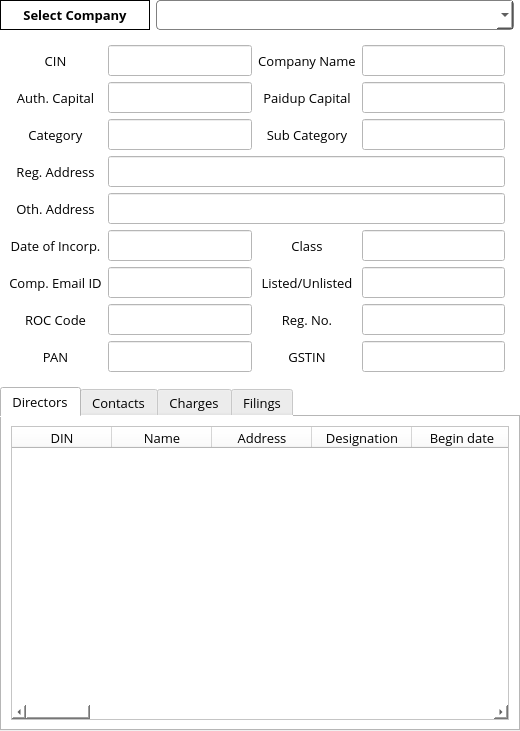
<?xml version="1.0" encoding="UTF-8"?>
<ui version="4.0">
 <class>Form</class>
 <widget class="QWidget" name="Form">
  <property name="windowModality">
   <enum>Qt::ApplicationModal</enum>
  </property>
  <property name="geometry">
   <rect>
    <x>0</x>
    <y>0</y>
    <width>520</width>
    <height>731</height>
   </rect>
  </property>
  <property name="sizePolicy">
   <sizepolicy hsizetype="Expanding" vsizetype="Expanding">
    <horstretch>0</horstretch>
    <verstretch>0</verstretch>
   </sizepolicy>
  </property>
  <property name="windowTitle">
   <string>Form</string>
  </property>
  <property name="styleSheet">
   <string notr="true">background-color: rgb(255, 255, 255);</string>
  </property>
  <layout class="QGridLayout" name="gridLayout" columnstretch="0,0" columnminimumwidth="0,0">
   <property name="sizeConstraint">
    <enum>QLayout::SetDefaultConstraint</enum>
   </property>
   <property name="leftMargin">
    <number>0</number>
   </property>
   <property name="topMargin">
    <number>0</number>
   </property>
   <property name="rightMargin">
    <number>0</number>
   </property>
   <property name="bottomMargin">
    <number>0</number>
   </property>
   <item row="0" column="0">
    <widget class="QWidget" name="widget" native="true">
     <property name="sizePolicy">
      <sizepolicy hsizetype="Expanding" vsizetype="Expanding">
       <horstretch>0</horstretch>
       <verstretch>0</verstretch>
      </sizepolicy>
     </property>
     <property name="minimumSize">
      <size>
       <width>0</width>
       <height>30</height>
      </size>
     </property>
     <property name="maximumSize">
      <size>
       <width>16777215</width>
       <height>30</height>
      </size>
     </property>
     <property name="font">
      <font>
       <family>Open Sans</family>
       <pointsize>10</pointsize>
       <stylestrategy>PreferAntialias</stylestrategy>
      </font>
     </property>
     <layout class="QGridLayout" name="gridLayout_3">
      <property name="leftMargin">
       <number>0</number>
      </property>
      <property name="topMargin">
       <number>0</number>
      </property>
      <property name="rightMargin">
       <number>0</number>
      </property>
      <property name="bottomMargin">
       <number>0</number>
      </property>
      <item row="0" column="1">
       <widget class="QComboBox" name="CompanySelect">
        <property name="sizePolicy">
         <sizepolicy hsizetype="Preferred" vsizetype="Preferred">
          <horstretch>0</horstretch>
          <verstretch>0</verstretch>
         </sizepolicy>
        </property>
        <property name="minimumSize">
         <size>
          <width>0</width>
          <height>0</height>
         </size>
        </property>
        <property name="font">
         <font>
          <family>Open Sans</family>
          <pointsize>10</pointsize>
          <stylestrategy>PreferAntialias</stylestrategy>
         </font>
        </property>
        <property name="styleSheet">
         <string notr="true">border: 1px solid gray;
border-radius: 4px;
padding: 1px 1px 1px 3px;</string>
        </property>
        <property name="sizeAdjustPolicy">
         <enum>QComboBox::AdjustToContents</enum>
        </property>
        <property name="frame">
         <bool>true</bool>
        </property>
       </widget>
      </item>
      <item row="0" column="0">
       <widget class="QLabel" name="label">
        <property name="sizePolicy">
         <sizepolicy hsizetype="Expanding" vsizetype="Expanding">
          <horstretch>0</horstretch>
          <verstretch>0</verstretch>
         </sizepolicy>
        </property>
        <property name="minimumSize">
         <size>
          <width>0</width>
          <height>30</height>
         </size>
        </property>
        <property name="maximumSize">
         <size>
          <width>150</width>
          <height>16777215</height>
         </size>
        </property>
        <property name="font">
         <font>
          <family>Open Sans</family>
          <pointsize>10</pointsize>
          <weight>75</weight>
          <bold>true</bold>
          <stylestrategy>PreferAntialias</stylestrategy>
         </font>
        </property>
        <property name="frameShape">
         <enum>QFrame::Box</enum>
        </property>
        <property name="text">
         <string>Select Company</string>
        </property>
        <property name="alignment">
         <set>Qt::AlignCenter</set>
        </property>
       </widget>
      </item>
     </layout>
    </widget>
   </item>
   <item row="1" column="0">
    <widget class="QWidget" name="widget_2" native="true">
     <property name="sizePolicy">
      <sizepolicy hsizetype="Expanding" vsizetype="Expanding">
       <horstretch>0</horstretch>
       <verstretch>0</verstretch>
      </sizepolicy>
     </property>
     <property name="font">
      <font>
       <pointsize>10</pointsize>
      </font>
     </property>
     <layout class="QGridLayout" name="gridLayout_2">
      <item row="2" column="3">
       <widget class="QLabel" name="subcategory">
        <property name="font">
         <font>
          <family>Open Sans</family>
          <pointsize>10</pointsize>
          <stylestrategy>PreferAntialias</stylestrategy>
         </font>
        </property>
        <property name="text">
         <string>Sub Category</string>
        </property>
        <property name="alignment">
         <set>Qt::AlignCenter</set>
        </property>
       </widget>
      </item>
      <item row="7" column="2">
       <widget class="QLineEdit" name="fill_ROC">
        <property name="sizePolicy">
         <sizepolicy hsizetype="Expanding" vsizetype="Expanding">
          <horstretch>0</horstretch>
          <verstretch>0</verstretch>
         </sizepolicy>
        </property>
        <property name="font">
         <font>
          <family>Open Sans</family>
          <pointsize>10</pointsize>
          <stylestrategy>PreferAntialias</stylestrategy>
         </font>
        </property>
        <property name="text">
         <string/>
        </property>
        <property name="readOnly">
         <bool>true</bool>
        </property>
       </widget>
      </item>
      <item row="8" column="0">
       <widget class="QLabel" name="PanLabel">
        <property name="font">
         <font>
          <family>Open Sans</family>
          <pointsize>10</pointsize>
          <stylestrategy>PreferAntialias</stylestrategy>
         </font>
        </property>
        <property name="text">
         <string>PAN</string>
        </property>
        <property name="alignment">
         <set>Qt::AlignCenter</set>
        </property>
       </widget>
      </item>
      <item row="1" column="4">
       <widget class="QLineEdit" name="fill_paidup">
        <property name="sizePolicy">
         <sizepolicy hsizetype="Expanding" vsizetype="Expanding">
          <horstretch>0</horstretch>
          <verstretch>0</verstretch>
         </sizepolicy>
        </property>
        <property name="font">
         <font>
          <family>Open Sans</family>
          <pointsize>10</pointsize>
          <stylestrategy>PreferAntialias</stylestrategy>
         </font>
        </property>
        <property name="text">
         <string/>
        </property>
        <property name="readOnly">
         <bool>true</bool>
        </property>
       </widget>
      </item>
      <item row="8" column="2">
       <widget class="QLineEdit" name="PanFill">
        <property name="sizePolicy">
         <sizepolicy hsizetype="Expanding" vsizetype="Expanding">
          <horstretch>0</horstretch>
          <verstretch>0</verstretch>
         </sizepolicy>
        </property>
        <property name="font">
         <font>
          <family>Open Sans</family>
          <pointsize>10</pointsize>
          <stylestrategy>PreferAntialias</stylestrategy>
         </font>
        </property>
        <property name="readOnly">
         <bool>true</bool>
        </property>
       </widget>
      </item>
      <item row="1" column="0">
       <widget class="QLabel" name="AuthCapital">
        <property name="font">
         <font>
          <family>Open Sans</family>
          <pointsize>10</pointsize>
          <stylestrategy>PreferAntialias</stylestrategy>
         </font>
        </property>
        <property name="text">
         <string>Auth. Capital</string>
        </property>
        <property name="alignment">
         <set>Qt::AlignCenter</set>
        </property>
       </widget>
      </item>
      <item row="8" column="4">
       <widget class="QLineEdit" name="GSTFill">
        <property name="sizePolicy">
         <sizepolicy hsizetype="Expanding" vsizetype="Expanding">
          <horstretch>0</horstretch>
          <verstretch>0</verstretch>
         </sizepolicy>
        </property>
        <property name="font">
         <font>
          <family>Open Sans</family>
          <pointsize>10</pointsize>
          <stylestrategy>PreferAntialias</stylestrategy>
         </font>
        </property>
        <property name="readOnly">
         <bool>true</bool>
        </property>
       </widget>
      </item>
      <item row="7" column="3">
       <widget class="QLabel" name="regno">
        <property name="font">
         <font>
          <family>Open Sans</family>
          <pointsize>10</pointsize>
          <stylestrategy>PreferAntialias</stylestrategy>
         </font>
        </property>
        <property name="text">
         <string>Reg. No.</string>
        </property>
        <property name="alignment">
         <set>Qt::AlignCenter</set>
        </property>
       </widget>
      </item>
      <item row="1" column="2">
       <widget class="QLineEdit" name="fill_Authcapital">
        <property name="sizePolicy">
         <sizepolicy hsizetype="Expanding" vsizetype="Expanding">
          <horstretch>0</horstretch>
          <verstretch>0</verstretch>
         </sizepolicy>
        </property>
        <property name="font">
         <font>
          <family>Open Sans</family>
          <pointsize>10</pointsize>
          <stylestrategy>PreferAntialias</stylestrategy>
         </font>
        </property>
        <property name="text">
         <string/>
        </property>
        <property name="readOnly">
         <bool>true</bool>
        </property>
       </widget>
      </item>
      <item row="4" column="2" colspan="3">
       <widget class="QLineEdit" name="fillfill_OtherAddress">
        <property name="sizePolicy">
         <sizepolicy hsizetype="Expanding" vsizetype="Expanding">
          <horstretch>0</horstretch>
          <verstretch>0</verstretch>
         </sizepolicy>
        </property>
        <property name="font">
         <font>
          <family>Open Sans</family>
          <pointsize>10</pointsize>
          <stylestrategy>PreferAntialias</stylestrategy>
         </font>
        </property>
        <property name="text">
         <string/>
        </property>
        <property name="readOnly">
         <bool>true</bool>
        </property>
       </widget>
      </item>
      <item row="1" column="3">
       <widget class="QLabel" name="Paiupcapital">
        <property name="font">
         <font>
          <family>Open Sans</family>
          <pointsize>10</pointsize>
          <stylestrategy>PreferAntialias</stylestrategy>
         </font>
        </property>
        <property name="text">
         <string>Paidup Capital</string>
        </property>
        <property name="alignment">
         <set>Qt::AlignCenter</set>
        </property>
       </widget>
      </item>
      <item row="7" column="4">
       <widget class="QLineEdit" name="fill_RegNo">
        <property name="sizePolicy">
         <sizepolicy hsizetype="Expanding" vsizetype="Expanding">
          <horstretch>0</horstretch>
          <verstretch>0</verstretch>
         </sizepolicy>
        </property>
        <property name="font">
         <font>
          <family>Open Sans</family>
          <pointsize>10</pointsize>
          <stylestrategy>PreferAntialias</stylestrategy>
         </font>
        </property>
        <property name="text">
         <string/>
        </property>
        <property name="readOnly">
         <bool>true</bool>
        </property>
       </widget>
      </item>
      <item row="3" column="2" colspan="3">
       <widget class="QLineEdit" name="fill_RegAdd">
        <property name="sizePolicy">
         <sizepolicy hsizetype="Expanding" vsizetype="Expanding">
          <horstretch>0</horstretch>
          <verstretch>0</verstretch>
         </sizepolicy>
        </property>
        <property name="font">
         <font>
          <family>Open Sans</family>
          <pointsize>10</pointsize>
          <stylestrategy>PreferAntialias</stylestrategy>
         </font>
        </property>
        <property name="text">
         <string/>
        </property>
        <property name="readOnly">
         <bool>true</bool>
        </property>
       </widget>
      </item>
      <item row="5" column="0">
       <widget class="QLabel" name="dateofincorp">
        <property name="font">
         <font>
          <family>Open Sans</family>
          <pointsize>10</pointsize>
          <stylestrategy>PreferAntialias</stylestrategy>
         </font>
        </property>
        <property name="text">
         <string>Date of Incorp.</string>
        </property>
        <property name="alignment">
         <set>Qt::AlignCenter</set>
        </property>
       </widget>
      </item>
      <item row="5" column="3">
       <widget class="QLabel" name="class_2">
        <property name="font">
         <font>
          <family>Open Sans</family>
          <pointsize>10</pointsize>
          <stylestrategy>PreferAntialias</stylestrategy>
         </font>
        </property>
        <property name="text">
         <string>Class</string>
        </property>
        <property name="alignment">
         <set>Qt::AlignCenter</set>
        </property>
       </widget>
      </item>
      <item row="3" column="0">
       <widget class="QLabel" name="regaddress">
        <property name="font">
         <font>
          <family>Open Sans</family>
          <pointsize>10</pointsize>
          <stylestrategy>PreferAntialias</stylestrategy>
         </font>
        </property>
        <property name="text">
         <string>Reg. Address</string>
        </property>
        <property name="alignment">
         <set>Qt::AlignCenter</set>
        </property>
       </widget>
      </item>
      <item row="6" column="4">
       <widget class="QLineEdit" name="fill_listed">
        <property name="sizePolicy">
         <sizepolicy hsizetype="Expanding" vsizetype="Expanding">
          <horstretch>0</horstretch>
          <verstretch>0</verstretch>
         </sizepolicy>
        </property>
        <property name="font">
         <font>
          <family>Open Sans</family>
          <pointsize>10</pointsize>
          <stylestrategy>PreferAntialias</stylestrategy>
         </font>
        </property>
        <property name="text">
         <string/>
        </property>
        <property name="readOnly">
         <bool>true</bool>
        </property>
       </widget>
      </item>
      <item row="0" column="0">
       <widget class="QLabel" name="label_2">
        <property name="font">
         <font>
          <family>Open Sans</family>
          <pointsize>10</pointsize>
          <stylestrategy>PreferAntialias</stylestrategy>
         </font>
        </property>
        <property name="text">
         <string>CIN</string>
        </property>
        <property name="alignment">
         <set>Qt::AlignCenter</set>
        </property>
        <property name="indent">
         <number>-1</number>
        </property>
       </widget>
      </item>
      <item row="8" column="3">
       <widget class="QLabel" name="GSTLabel">
        <property name="font">
         <font>
          <family>Open Sans</family>
          <pointsize>10</pointsize>
          <stylestrategy>PreferAntialias</stylestrategy>
         </font>
        </property>
        <property name="text">
         <string>GSTIN</string>
        </property>
        <property name="alignment">
         <set>Qt::AlignCenter</set>
        </property>
       </widget>
      </item>
      <item row="5" column="2">
       <widget class="QLineEdit" name="fill_DateofIncorp">
        <property name="sizePolicy">
         <sizepolicy hsizetype="Expanding" vsizetype="Expanding">
          <horstretch>0</horstretch>
          <verstretch>0</verstretch>
         </sizepolicy>
        </property>
        <property name="font">
         <font>
          <family>Open Sans</family>
          <pointsize>10</pointsize>
          <stylestrategy>PreferAntialias</stylestrategy>
         </font>
        </property>
        <property name="text">
         <string/>
        </property>
        <property name="readOnly">
         <bool>true</bool>
        </property>
       </widget>
      </item>
      <item row="6" column="3">
       <widget class="QLabel" name="listedunlisted">
        <property name="font">
         <font>
          <family>Open Sans</family>
          <pointsize>10</pointsize>
          <stylestrategy>PreferAntialias</stylestrategy>
         </font>
        </property>
        <property name="text">
         <string>Listed/Unlisted</string>
        </property>
        <property name="alignment">
         <set>Qt::AlignCenter</set>
        </property>
       </widget>
      </item>
      <item row="5" column="4">
       <widget class="QLineEdit" name="fillclass">
        <property name="sizePolicy">
         <sizepolicy hsizetype="Expanding" vsizetype="Expanding">
          <horstretch>0</horstretch>
          <verstretch>0</verstretch>
         </sizepolicy>
        </property>
        <property name="font">
         <font>
          <family>Open Sans</family>
          <pointsize>10</pointsize>
          <stylestrategy>PreferAntialias</stylestrategy>
         </font>
        </property>
        <property name="text">
         <string/>
        </property>
        <property name="readOnly">
         <bool>true</bool>
        </property>
       </widget>
      </item>
      <item row="4" column="0">
       <widget class="QLabel" name="othaddress">
        <property name="font">
         <font>
          <family>Open Sans</family>
          <pointsize>10</pointsize>
          <stylestrategy>PreferAntialias</stylestrategy>
         </font>
        </property>
        <property name="text">
         <string>Oth. Address</string>
        </property>
        <property name="alignment">
         <set>Qt::AlignCenter</set>
        </property>
       </widget>
      </item>
      <item row="2" column="4">
       <widget class="QLineEdit" name="fillsubcategory">
        <property name="sizePolicy">
         <sizepolicy hsizetype="Expanding" vsizetype="Expanding">
          <horstretch>0</horstretch>
          <verstretch>0</verstretch>
         </sizepolicy>
        </property>
        <property name="font">
         <font>
          <family>Open Sans</family>
          <pointsize>10</pointsize>
          <stylestrategy>PreferAntialias</stylestrategy>
         </font>
        </property>
        <property name="text">
         <string/>
        </property>
        <property name="readOnly">
         <bool>true</bool>
        </property>
       </widget>
      </item>
      <item row="7" column="0">
       <widget class="QLabel" name="roccode">
        <property name="font">
         <font>
          <family>Open Sans</family>
          <pointsize>10</pointsize>
          <stylestrategy>PreferAntialias</stylestrategy>
         </font>
        </property>
        <property name="text">
         <string>ROC Code</string>
        </property>
        <property name="alignment">
         <set>Qt::AlignCenter</set>
        </property>
       </widget>
      </item>
      <item row="2" column="0">
       <widget class="QLabel" name="category">
        <property name="font">
         <font>
          <family>Open Sans</family>
          <pointsize>10</pointsize>
          <stylestrategy>PreferAntialias</stylestrategy>
         </font>
        </property>
        <property name="text">
         <string>Category</string>
        </property>
        <property name="alignment">
         <set>Qt::AlignCenter</set>
        </property>
       </widget>
      </item>
      <item row="6" column="0">
       <widget class="QLabel" name="compemail">
        <property name="font">
         <font>
          <family>Open Sans</family>
          <pointsize>10</pointsize>
          <stylestrategy>PreferAntialias</stylestrategy>
         </font>
        </property>
        <property name="text">
         <string>Comp. Email ID</string>
        </property>
        <property name="alignment">
         <set>Qt::AlignCenter</set>
        </property>
       </widget>
      </item>
      <item row="0" column="2">
       <widget class="QLineEdit" name="CIN">
        <property name="sizePolicy">
         <sizepolicy hsizetype="Expanding" vsizetype="Expanding">
          <horstretch>0</horstretch>
          <verstretch>0</verstretch>
         </sizepolicy>
        </property>
        <property name="font">
         <font>
          <family>Open Sans</family>
          <pointsize>10</pointsize>
          <stylestrategy>PreferAntialias</stylestrategy>
         </font>
        </property>
        <property name="readOnly">
         <bool>true</bool>
        </property>
       </widget>
      </item>
      <item row="2" column="2">
       <widget class="QLineEdit" name="fillcategory">
        <property name="sizePolicy">
         <sizepolicy hsizetype="Expanding" vsizetype="Expanding">
          <horstretch>0</horstretch>
          <verstretch>0</verstretch>
         </sizepolicy>
        </property>
        <property name="font">
         <font>
          <family>Open Sans</family>
          <pointsize>10</pointsize>
          <stylestrategy>PreferAntialias</stylestrategy>
         </font>
        </property>
        <property name="text">
         <string/>
        </property>
        <property name="readOnly">
         <bool>true</bool>
        </property>
       </widget>
      </item>
      <item row="0" column="3">
       <widget class="QLabel" name="label_3">
        <property name="font">
         <font>
          <family>Open Sans</family>
          <pointsize>10</pointsize>
          <stylestrategy>PreferAntialias</stylestrategy>
         </font>
        </property>
        <property name="text">
         <string>Company Name</string>
        </property>
        <property name="alignment">
         <set>Qt::AlignCenter</set>
        </property>
       </widget>
      </item>
      <item row="6" column="2">
       <widget class="QLineEdit" name="fill_Comp_email">
        <property name="sizePolicy">
         <sizepolicy hsizetype="Expanding" vsizetype="Expanding">
          <horstretch>0</horstretch>
          <verstretch>0</verstretch>
         </sizepolicy>
        </property>
        <property name="font">
         <font>
          <family>Open Sans</family>
          <pointsize>10</pointsize>
          <stylestrategy>PreferAntialias</stylestrategy>
         </font>
        </property>
        <property name="text">
         <string/>
        </property>
        <property name="readOnly">
         <bool>true</bool>
        </property>
       </widget>
      </item>
      <item row="0" column="4">
       <widget class="QLineEdit" name="CompanyName">
        <property name="sizePolicy">
         <sizepolicy hsizetype="Expanding" vsizetype="Expanding">
          <horstretch>0</horstretch>
          <verstretch>0</verstretch>
         </sizepolicy>
        </property>
        <property name="font">
         <font>
          <family>Open Sans</family>
          <pointsize>10</pointsize>
          <stylestrategy>PreferAntialias</stylestrategy>
         </font>
        </property>
        <property name="readOnly">
         <bool>true</bool>
        </property>
       </widget>
      </item>
     </layout>
    </widget>
   </item>
   <item row="2" column="0" colspan="2">
    <widget class="QTabWidget" name="tabWidget">
     <property name="sizePolicy">
      <sizepolicy hsizetype="Expanding" vsizetype="Expanding">
       <horstretch>0</horstretch>
       <verstretch>0</verstretch>
      </sizepolicy>
     </property>
     <property name="font">
      <font>
       <family>Open Sans</family>
       <pointsize>10</pointsize>
       <stylestrategy>PreferAntialias</stylestrategy>
      </font>
     </property>
     <property name="currentIndex">
      <number>0</number>
     </property>
     <widget class="QWidget" name="Directors">
      <attribute name="title">
       <string>Directors</string>
      </attribute>
      <layout class="QGridLayout" name="gridLayout_4">
       <item row="0" column="0">
        <widget class="QTableWidget" name="DirectorInfo">
         <property name="sizePolicy">
          <sizepolicy hsizetype="Expanding" vsizetype="Expanding">
           <horstretch>0</horstretch>
           <verstretch>0</verstretch>
          </sizepolicy>
         </property>
         <property name="font">
          <font>
           <family>Open Sans</family>
           <pointsize>10</pointsize>
           <stylestrategy>PreferAntialias</stylestrategy>
          </font>
         </property>
         <property name="frameShape">
          <enum>QFrame::StyledPanel</enum>
         </property>
         <property name="frameShadow">
          <enum>QFrame::Sunken</enum>
         </property>
         <property name="midLineWidth">
          <number>1</number>
         </property>
         <property name="sizeAdjustPolicy">
          <enum>QAbstractScrollArea::AdjustIgnored</enum>
         </property>
         <property name="showGrid">
          <bool>true</bool>
         </property>
         <property name="gridStyle">
          <enum>Qt::DashLine</enum>
         </property>
         <property name="sortingEnabled">
          <bool>true</bool>
         </property>
         <property name="wordWrap">
          <bool>false</bool>
         </property>
         <attribute name="horizontalHeaderCascadingSectionResizes">
          <bool>true</bool>
         </attribute>
         <attribute name="verticalHeaderVisible">
          <bool>false</bool>
         </attribute>
         <attribute name="verticalHeaderShowSortIndicator" stdset="0">
          <bool>false</bool>
         </attribute>
         <attribute name="verticalHeaderStretchLastSection">
          <bool>false</bool>
         </attribute>
         <column>
          <property name="text">
           <string>DIN</string>
          </property>
          <property name="font">
           <font>
            <family>Open Sans</family>
            <underline>false</underline>
            <stylestrategy>PreferAntialias</stylestrategy>
           </font>
          </property>
          <property name="textAlignment">
           <set>AlignCenter</set>
          </property>
         </column>
         <column>
          <property name="text">
           <string>Name</string>
          </property>
          <property name="font">
           <font>
            <family>Open Sans</family>
            <stylestrategy>PreferAntialias</stylestrategy>
           </font>
          </property>
          <property name="textAlignment">
           <set>AlignCenter</set>
          </property>
         </column>
         <column>
          <property name="text">
           <string>Address</string>
          </property>
          <property name="font">
           <font>
            <family>Open Sans</family>
            <stylestrategy>PreferAntialias</stylestrategy>
           </font>
          </property>
          <property name="textAlignment">
           <set>AlignCenter</set>
          </property>
         </column>
         <column>
          <property name="text">
           <string>Designation</string>
          </property>
          <property name="font">
           <font>
            <family>Open Sans</family>
            <stylestrategy>PreferAntialias</stylestrategy>
           </font>
          </property>
          <property name="textAlignment">
           <set>AlignCenter</set>
          </property>
         </column>
         <column>
          <property name="text">
           <string>Begin date</string>
          </property>
          <property name="font">
           <font>
            <family>Open Sans</family>
            <stylestrategy>PreferAntialias</stylestrategy>
           </font>
          </property>
          <property name="textAlignment">
           <set>AlignCenter</set>
          </property>
         </column>
         <column>
          <property name="text">
           <string>DSC Registered</string>
          </property>
          <property name="font">
           <font>
            <family>Open Sans</family>
            <stylestrategy>PreferAntialias</stylestrategy>
           </font>
          </property>
          <property name="textAlignment">
           <set>AlignCenter</set>
          </property>
         </column>
         <column>
          <property name="text">
           <string>DSC Validity</string>
          </property>
          <property name="font">
           <font>
            <family>Open Sans</family>
            <stylestrategy>PreferAntialias</stylestrategy>
           </font>
          </property>
          <property name="textAlignment">
           <set>AlignCenter</set>
          </property>
         </column>
         <column>
          <property name="text">
           <string>Directors First Name</string>
          </property>
          <property name="font">
           <font>
            <family>Open Sans</family>
            <stylestrategy>PreferAntialias</stylestrategy>
           </font>
          </property>
          <property name="textAlignment">
           <set>AlignCenter</set>
          </property>
         </column>
         <column>
          <property name="text">
           <string>Directors Middle Name</string>
          </property>
          <property name="font">
           <font>
            <family>Open Sans</family>
            <stylestrategy>PreferAntialias</stylestrategy>
           </font>
          </property>
          <property name="textAlignment">
           <set>AlignCenter</set>
          </property>
         </column>
         <column>
          <property name="text">
           <string>Gender</string>
          </property>
          <property name="font">
           <font>
            <family>Open Sans</family>
            <stylestrategy>PreferAntialias</stylestrategy>
           </font>
          </property>
          <property name="textAlignment">
           <set>AlignCenter</set>
          </property>
         </column>
         <column>
          <property name="text">
           <string>Fathers First Name</string>
          </property>
          <property name="font">
           <font>
            <family>Open Sans</family>
            <stylestrategy>PreferAntialias</stylestrategy>
           </font>
          </property>
          <property name="textAlignment">
           <set>AlignCenter</set>
          </property>
         </column>
         <column>
          <property name="text">
           <string>Fathers Middle Name</string>
          </property>
          <property name="font">
           <font>
            <family>Open Sans</family>
            <stylestrategy>PreferAntialias</stylestrategy>
           </font>
          </property>
          <property name="textAlignment">
           <set>AlignCenter</set>
          </property>
         </column>
         <column>
          <property name="text">
           <string>Fathers Last Name</string>
          </property>
          <property name="font">
           <font>
            <family>Open Sans</family>
            <stylestrategy>PreferAntialias</stylestrategy>
           </font>
          </property>
          <property name="textAlignment">
           <set>AlignCenter</set>
          </property>
         </column>
         <column>
          <property name="text">
           <string>Family Name</string>
          </property>
          <property name="font">
           <font>
            <family>Open Sans</family>
            <stylestrategy>PreferAntialias</stylestrategy>
           </font>
          </property>
          <property name="textAlignment">
           <set>AlignCenter</set>
          </property>
         </column>
         <column>
          <property name="text">
           <string>Present Address</string>
          </property>
          <property name="font">
           <font>
            <family>Open Sans</family>
            <stylestrategy>PreferAntialias</stylestrategy>
           </font>
          </property>
          <property name="textAlignment">
           <set>AlignCenter</set>
          </property>
         </column>
         <column>
          <property name="text">
           <string>Permanent Address</string>
          </property>
          <property name="font">
           <font>
            <family>Open Sans</family>
            <stylestrategy>PreferAntialias</stylestrategy>
           </font>
          </property>
          <property name="textAlignment">
           <set>AlignCenter</set>
          </property>
         </column>
         <column>
          <property name="text">
           <string>Mobile</string>
          </property>
          <property name="font">
           <font>
            <family>Open Sans</family>
            <stylestrategy>PreferAntialias</stylestrategy>
           </font>
          </property>
          <property name="textAlignment">
           <set>AlignCenter</set>
          </property>
         </column>
         <column>
          <property name="text">
           <string>Email</string>
          </property>
          <property name="font">
           <font>
            <family>Open Sans</family>
            <stylestrategy>PreferAntialias</stylestrategy>
           </font>
          </property>
          <property name="textAlignment">
           <set>AlignCenter</set>
          </property>
         </column>
         <column>
          <property name="text">
           <string>Nationality</string>
          </property>
          <property name="font">
           <font>
            <family>Open Sans</family>
            <stylestrategy>PreferAntialias</stylestrategy>
           </font>
          </property>
          <property name="textAlignment">
           <set>AlignCenter</set>
          </property>
         </column>
         <column>
          <property name="text">
           <string>Place of Birth</string>
          </property>
          <property name="font">
           <font>
            <family>Open Sans</family>
            <stylestrategy>PreferAntialias</stylestrategy>
           </font>
          </property>
          <property name="textAlignment">
           <set>AlignCenter</set>
          </property>
         </column>
         <column>
          <property name="text">
           <string>Occupation</string>
          </property>
          <property name="font">
           <font>
            <family>Open Sans</family>
            <stylestrategy>PreferAntialias</stylestrategy>
           </font>
          </property>
          <property name="textAlignment">
           <set>AlignCenter</set>
          </property>
         </column>
         <column>
          <property name="text">
           <string>Date of Birth</string>
          </property>
          <property name="font">
           <font>
            <family>Open Sans</family>
            <stylestrategy>PreferAntialias</stylestrategy>
           </font>
          </property>
          <property name="textAlignment">
           <set>AlignCenter</set>
          </property>
         </column>
         <column>
          <property name="text">
           <string>Age</string>
          </property>
          <property name="font">
           <font>
            <family>Open Sans</family>
            <stylestrategy>PreferAntialias</stylestrategy>
           </font>
          </property>
          <property name="textAlignment">
           <set>AlignCenter</set>
          </property>
         </column>
         <column>
          <property name="text">
           <string>Educational Qualification</string>
          </property>
          <property name="font">
           <font>
            <family>Open Sans</family>
            <stylestrategy>PreferAntialias</stylestrategy>
           </font>
          </property>
          <property name="textAlignment">
           <set>AlignCenter</set>
          </property>
         </column>
         <column>
          <property name="text">
           <string>Aadhar</string>
          </property>
          <property name="font">
           <font>
            <family>Open Sans</family>
            <stylestrategy>PreferAntialias</stylestrategy>
           </font>
          </property>
          <property name="textAlignment">
           <set>AlignCenter</set>
          </property>
         </column>
         <column>
          <property name="text">
           <string>PAN</string>
          </property>
          <property name="font">
           <font>
            <family>Open Sans</family>
            <stylestrategy>PreferAntialias</stylestrategy>
           </font>
          </property>
          <property name="textAlignment">
           <set>AlignCenter</set>
          </property>
         </column>
         <column>
          <property name="text">
           <string>Passport</string>
          </property>
          <property name="font">
           <font>
            <family>Open Sans</family>
            <stylestrategy>PreferAntialias</stylestrategy>
           </font>
          </property>
          <property name="textAlignment">
           <set>AlignCenter</set>
          </property>
         </column>
         <column>
          <property name="text">
           <string>Voters ID</string>
          </property>
          <property name="font">
           <font>
            <family>Open Sans</family>
            <stylestrategy>PreferAntialias</stylestrategy>
           </font>
          </property>
          <property name="textAlignment">
           <set>AlignCenter</set>
          </property>
         </column>
         <column>
          <property name="text">
           <string>Alias</string>
          </property>
          <property name="font">
           <font>
            <family>Open Sans</family>
            <stylestrategy>PreferAntialias</stylestrategy>
           </font>
          </property>
          <property name="textAlignment">
           <set>AlignCenter</set>
          </property>
         </column>
        </widget>
       </item>
      </layout>
     </widget>
     <widget class="QWidget" name="contacts">
      <attribute name="title">
       <string>Contacts</string>
      </attribute>
      <layout class="QGridLayout" name="gridLayout_8">
       <item row="0" column="0">
        <widget class="QTableWidget" name="contactDisplay">
         <property name="font">
          <font>
           <family>Open Sans</family>
           <pointsize>10</pointsize>
          </font>
         </property>
         <column>
          <property name="text">
           <string>Name</string>
          </property>
          <property name="font">
           <font>
            <family>Open Sans</family>
            <pointsize>10</pointsize>
            <stylestrategy>PreferAntialias</stylestrategy>
           </font>
          </property>
         </column>
         <column>
          <property name="text">
           <string>Designation</string>
          </property>
          <property name="font">
           <font>
            <family>Open Sans</family>
            <pointsize>10</pointsize>
            <stylestrategy>PreferAntialias</stylestrategy>
           </font>
          </property>
         </column>
         <column>
          <property name="text">
           <string>Mobile/Tele</string>
          </property>
          <property name="font">
           <font>
            <family>Open Sans</family>
            <pointsize>10</pointsize>
            <stylestrategy>PreferAntialias</stylestrategy>
           </font>
          </property>
         </column>
         <column>
          <property name="text">
           <string>Email ID</string>
          </property>
          <property name="font">
           <font>
            <family>Open Sans</family>
            <pointsize>10</pointsize>
            <stylestrategy>PreferAntialias</stylestrategy>
           </font>
          </property>
         </column>
        </widget>
       </item>
      </layout>
     </widget>
     <widget class="QWidget" name="Charges">
      <attribute name="title">
       <string>Charges</string>
      </attribute>
     </widget>
     <widget class="QWidget" name="Filings">
      <attribute name="title">
       <string>Filings</string>
      </attribute>
     </widget>
    </widget>
   </item>
  </layout>
 </widget>
 <resources/>
 <connections/>
</ui>
